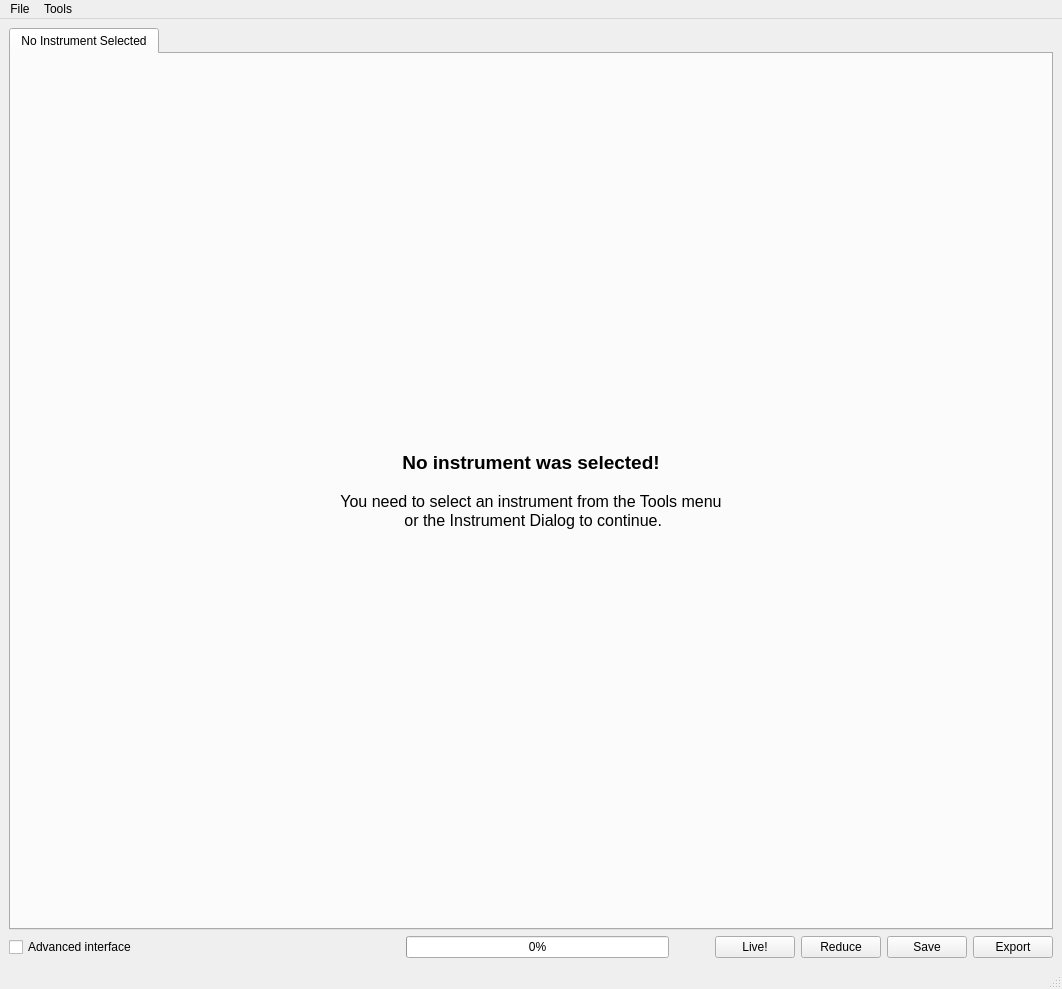
<?xml version="1.0" encoding="UTF-8"?>
<ui version="4.0">
 <class>SANSReduction</class>
 <widget class="QMainWindow" name="SANSReduction">
  <property name="geometry">
   <rect>
    <x>0</x>
    <y>0</y>
    <width>1062</width>
    <height>989</height>
   </rect>
  </property>
  <property name="sizePolicy">
   <sizepolicy hsizetype="Expanding" vsizetype="Expanding">
    <horstretch>0</horstretch>
    <verstretch>0</verstretch>
   </sizepolicy>
  </property>
  <property name="windowTitle">
   <string>SANS Reduction</string>
  </property>
  <widget class="QWidget" name="centralwidget">
   <property name="sizePolicy">
    <sizepolicy hsizetype="Expanding" vsizetype="Expanding">
     <horstretch>0</horstretch>
     <verstretch>0</verstretch>
    </sizepolicy>
   </property>
   <property name="autoFillBackground">
    <bool>true</bool>
   </property>
   <layout class="QVBoxLayout" name="verticalLayout">
    <item>
     <widget class="QTabWidget" name="tabWidget">
      <property name="currentIndex">
       <number>0</number>
      </property>
      <widget class="QWidget" name="tab">
       <attribute name="title">
        <string>No Instrument Selected</string>
       </attribute>
       <layout class="QVBoxLayout" name="verticalLayout_2">
        <item>
         <widget class="QLabel" name="label">
          <property name="text">
           <string>&lt;!DOCTYPE HTML PUBLIC &quot;-//W3C//DTD HTML 4.0//EN&quot; &quot;http://www.w3.org/TR/REC-html40/strict.dtd&quot;&gt;
&lt;html&gt;&lt;head&gt;&lt;meta name=&quot;qrichtext&quot; content=&quot;1&quot; /&gt;&lt;style type=&quot;text/css&quot;&gt;
p, li { white-space: pre-wrap; }
&lt;/style&gt;&lt;/head&gt;&lt;body style=&quot; font-family:'Ubuntu'; font-size:11pt; font-weight:400; font-style:normal;&quot;&gt;
&lt;p align=&quot;center&quot; style=&quot; margin-top:0px; margin-bottom:0px; margin-left:0px; margin-right:0px; -qt-block-indent:0; text-indent:0px;&quot;&gt;&lt;span style=&quot; font-size:14pt; font-weight:600;&quot;&gt;No instrument was selected!&lt;/span&gt;&lt;/p&gt;
&lt;p align=&quot;center&quot; style=&quot;-qt-paragraph-type:empty; margin-top:0px; margin-bottom:0px; margin-left:0px; margin-right:0px; -qt-block-indent:0; text-indent:0px;&quot;&gt;&lt;/p&gt;
&lt;p align=&quot;center&quot; style=&quot; margin-top:0px; margin-bottom:0px; margin-left:0px; margin-right:0px; -qt-block-indent:0; text-indent:0px;&quot;&gt;&lt;span style=&quot; font-size:12pt;&quot;&gt;You need to select an instrument from the Tools menu&lt;/span&gt;&lt;/p&gt;
&lt;p align=&quot;center&quot; style=&quot; margin-top:0px; margin-bottom:0px; margin-left:0px; margin-right:0px; -qt-block-indent:0; text-indent:0px;&quot;&gt;&lt;span style=&quot; font-size:12pt;&quot;&gt; or the Instrument Dialog to continue.&lt;/span&gt;&lt;/p&gt;&lt;/body&gt;&lt;/html&gt;</string>
          </property>
         </widget>
        </item>
       </layout>
      </widget>
     </widget>
    </item>
    <item>
     <layout class="QHBoxLayout" name="horizontalLayout">
      <item>
       <widget class="QCheckBox" name="interface_chk">
        <property name="enabled">
         <bool>true</bool>
        </property>
        <property name="text">
         <string>Advanced interface</string>
        </property>
       </widget>
      </item>
      <item>
       <spacer name="horizontalSpacer_2">
        <property name="orientation">
         <enum>Qt::Horizontal</enum>
        </property>
        <property name="sizeHint" stdset="0">
         <size>
          <width>40</width>
          <height>20</height>
         </size>
        </property>
       </spacer>
      </item>
      <item>
       <widget class="QProgressBar" name="progress_bar">
        <property name="value">
         <number>0</number>
        </property>
       </widget>
      </item>
      <item>
       <spacer name="horizontalSpacer">
        <property name="orientation">
         <enum>Qt::Horizontal</enum>
        </property>
        <property name="sizeType">
         <enum>QSizePolicy::Fixed</enum>
        </property>
        <property name="sizeHint" stdset="0">
         <size>
          <width>40</width>
          <height>20</height>
         </size>
        </property>
       </spacer>
      </item>
      <item>
       <widget class="QPushButton" name="live_button">
        <property name="toolTip">
         <string>Click to start reduction from the live stream</string>
        </property>
        <property name="text">
         <string>Live!</string>
        </property>
       </widget>
      </item>
      <item>
       <widget class="QPushButton" name="reduce_button">
        <property name="enabled">
         <bool>true</bool>
        </property>
        <property name="toolTip">
         <string>Click to execute reduction.</string>
        </property>
        <property name="text">
         <string>Reduce</string>
        </property>
       </widget>
      </item>
      <item>
       <widget class="QPushButton" name="save_button">
        <property name="enabled">
         <bool>true</bool>
        </property>
        <property name="toolTip">
         <string>Click to save your reduction parameters.</string>
        </property>
        <property name="text">
         <string>Save</string>
        </property>
       </widget>
      </item>
      <item>
       <widget class="QPushButton" name="export_button">
        <property name="enabled">
         <bool>true</bool>
        </property>
        <property name="toolTip">
         <string>Click to export the reduction parameters to a python script that can be run in MantidPlot.</string>
        </property>
        <property name="text">
         <string>Export</string>
        </property>
       </widget>
      </item>
     </layout>
    </item>
   </layout>
  </widget>
  <widget class="QMenuBar" name="menubar">
   <property name="geometry">
    <rect>
     <x>0</x>
     <y>0</y>
     <width>1062</width>
     <height>26</height>
    </rect>
   </property>
   <widget class="QMenu" name="file_menu">
    <property name="title">
     <string>File</string>
    </property>
   </widget>
   <widget class="QMenu" name="tools_menu">
    <property name="title">
     <string>Tools</string>
    </property>
   </widget>
   <addaction name="file_menu"/>
   <addaction name="tools_menu"/>
  </widget>
  <widget class="QStatusBar" name="statusbar"/>
  <action name="actionOpen">
   <property name="text">
    <string>Open...</string>
   </property>
   <property name="toolTip">
    <string>Open a reduction settings file</string>
   </property>
   <property name="shortcut">
    <string>Ctrl+O</string>
   </property>
  </action>
  <action name="actionQuit">
   <property name="text">
    <string>Quit</string>
   </property>
   <property name="shortcut">
    <string>Ctrl+Q, Ctrl+S</string>
   </property>
  </action>
  <action name="actionChange_Instrument">
   <property name="text">
    <string>Change Instrument</string>
   </property>
   <property name="shortcut">
    <string>Ctrl+I</string>
   </property>
  </action>
 </widget>
 <tabstops>
  <tabstop>tabWidget</tabstop>
 </tabstops>
 <resources/>
 <connections/>
 <slots>
  <slot>reduce_clicked()</slot>
  <slot>file_open()</slot>
 </slots>
</ui>
